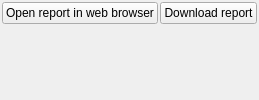
            <widget class="QWidget" name="ReportTab">
             <attribute name="title">
              <string>Report</string>
             </attribute>
             <layout class="QGridLayout" name="gridLayout_29">
              <property name="leftMargin">
               <number>2</number>
              </property>
              <property name="topMargin">
               <number>2</number>
              </property>
              <property name="rightMargin">
               <number>2</number>
              </property>
              <property name="bottomMargin">
               <number>2</number>
              </property>
              <property name="spacing">
               <number>2</number>
              </property>
              <item row="0" column="0">
               <layout class="QVBoxLayout" name="verticalLayout_4">
                <property name="spacing">
                 <number>2</number>
                </property>
                <item>
                 <layout class="QHBoxLayout" name="horizontalLayout_6">
                  <property name="spacing">
                   <number>2</number>
                  </property>
                  <item>
                   <widget class="QPushButton" name="OpenBrowserButton">
                    <property name="text">
                     <string>Open report in web browser</string>
                    </property>
                   </widget>
                  </item>
                  <item>
                   <widget class="QPushButton" name="DownloadReportButton">
                    <property name="text">
                     <string>Download report</string>
                    </property>
                   </widget>
                  </item>
                 </layout>
                </item>
                <item>
                 <widget class="QWidget" name="HtmlWidget" native="true"/>
                </item>
               </layout>
              </item>
             </layout>
            </widget>
